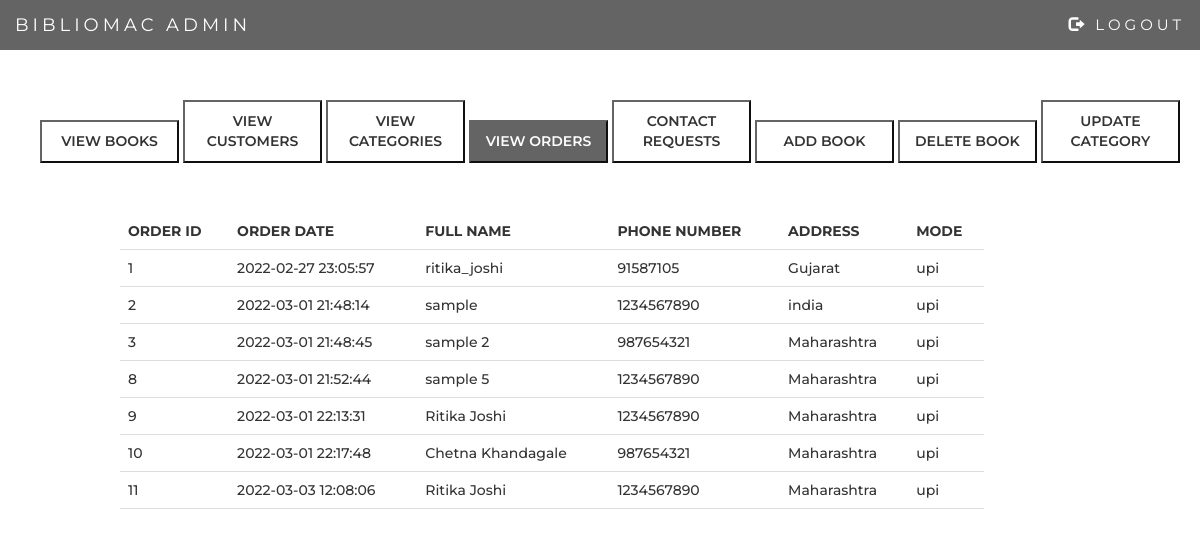
The page /vieworder.php on the database its author committed.
### tables this page shows
CREATE TABLE IF NOT EXISTS `orders` (
  `order_id` int(11) NOT NULL AUTO_INCREMENT,
  `order_date` datetime NOT NULL,
  `full_name` varchar(100) DEFAULT NULL,
  `phone_number` int(100) NOT NULL,
  `address` varchar(100) NOT NULL,
  `mode` varchar(100) NOT NULL,
  PRIMARY KEY (`order_id`)
);

### vieworder.php (the view, shortened to what this page needs)
<!DOCTYPE html>
<html lang="en">
  <head>
    <link rel="stylesheet" href="https://maxcdn.bootstrapcdn.com/bootstrap/3.4.1/css/bootstrap.min.css" />
  </head>
  <body>
    <nav class="navbar navbar-inverse">
      <div class="container-fluid">
        <div class="navbar-header">
          <a class="navbar-brand" style="color: #fff">BIBLIOMAC ADMIN</a>
        </div>
          <ul class="nav navbar-nav navbar-right">
            <li>
              <a href="logout.php" style="color: #fff" ><span class="glyphicon glyphicon-log-out"></span> LOGOUT</a>
            </li>
          </ul>
        </div>
    </nav>
 <div class="content">
 <ul style="list-style-type:none;margin-top: 2%;">
    <li style="display:inline"><button onclick="location.href='viewbook.php'" >VIEW BOOKS</button></li>
    <li style="display:inline"><button  onclick="location.href='viewcust.php'" >VIEW CUSTOMERS</button></li>
    <li style="display:inline"><button onclick="location.href='viewcatg.php'" >VIEW CATEGORIES</button></li>
    <li style="display:inline"><button onclick="location.href='vieworder.php'" style="color: white;
  background-color: #646464;">VIEW ORDERS</button> </li>
    <li style="display:inline"><button  onclick="location.href='feedback.php'">CONTACT REQUESTS</button></li>
    <li style="display:inline"><button onclick="location.href='addbooks.php'">ADD BOOK</button></li>
    <li style="display:inline"><button onclick="location.href='delete.php'">DELETE BOOK</button></li>
    <li style="display:inline"><button onclick="location.href='updatecategory.php'">UPDATE CATEGORY</button></li>
</ul>
<br><br>
    <div style="padding-left:10%">
    <?php
   $mysqli= new mysqli("localhost","root","","ebook_shop");
   if ($result= mysqli_query($mysqli,"SELECT order_id,order_date,full_name,phone_number,address,mode FROM orders ORDER BY order_id")){
    echo "<table>";
    echo "<tr>";
    echo "<th>"; echo "ORDER ID";echo "</th>";
    echo "<th>"; echo "ORDER DATE";echo "</th>";
    echo "<th>"; echo "FULL NAME";echo "</th>";
    echo "<th>"; echo "PHONE NUMBER";echo "</th>";
    echo "<th>"; echo "ADDRESS";echo "</th>";
    echo "<th>"; echo "MODE";echo "</th>";
    echo "</tr>";
     while($row=mysqli_fetch_array($result))
     {
      echo "<tr>";
      echo "<td>"; echo $row["order_id"];echo "</td>";
      echo "<td>"; echo $row["order_date"];echo "</td>";
      echo "<td>"; echo $row["full_name"];echo "</td>";
      echo "<td>"; echo $row["phone_number"];echo "</td>";
      echo "<td>"; echo $row["address"];echo "</td>";
      echo "<td>"; echo $row["mode"];echo "</td>";
      echo "</tr>";
     }
     echo "</table>";
   }
   ?>
   </div>
</div>
  </body>
</html>

### admin_dashboard_css.css (style rules this page uses)
.content { font-family: Montserrat, sans-serif; font-weight: 500; }
.navbar { margin-bottom: 50px; border-radius: 0; background-color: #646464; z-index: 9999; border: 0; font-size: 15px !important; line-height: 1.42857143 !important; letter-spacing: 4px; border-radius: 0; font-family: Montserrat, sans-serif; }
.content li { margin-top: 1.5%; }
button { margin-top: 0%; }
button { padding: 0.8%; width: 12%; background-color: white; text-align: center; border-color: #646464; font-weight: 600; font-family: Montserrat, sans-serif; }
table { border-collapse: collapse; width: 80%; }
th, td { padding: 8px; text-align: left; border-bottom: 1px solid #ddd; }

### vieworder.php (style rules this page uses)
table { border-collapse: collapse; width: 80%; }
th, td { padding: 8px; text-align: left; border-bottom: 1px solid #ddd; }

### rows shown on the page
orders: order_id "1", order_date "2022-02-27 23:05:57", full_name "ritika_joshi", phone_number "91587105", address "Gujarat", mode "upi"
orders: order_id "2", order_date "2022-03-01 21:48:14", full_name "sample", phone_number "1234567890", address "india", mode "upi"
orders: order_id "3", order_date "2022-03-01 21:48:45", full_name "sample 2", phone_number "987654321", address "Maharashtra", mode "upi"
orders: order_id "8", order_date "2022-03-01 21:52:44", full_name "sample 5", phone_number "1234567890", address "Maharashtra", mode "upi"
orders: order_id "9", order_date "2022-03-01 22:13:31", full_name "Ritika Joshi", phone_number "1234567890", address "Maharashtra", mode "upi"
orders: order_id "10", order_date "2022-03-01 22:17:48", full_name "Chetna Khandagale", phone_number "987654321", address "Maharashtra", mode "upi"
orders: order_id "11", order_date "2022-03-03 12:08:06", full_name "Ritika Joshi", phone_number "1234567890", address "Maharashtra", mode "upi"
